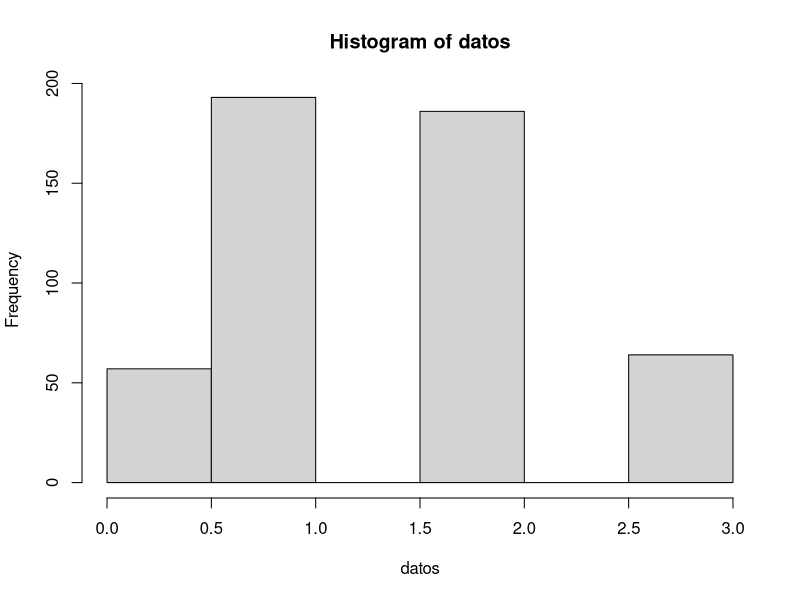

Write R code to recreate this figure.
# Actividad 2 
# Jorge U. Barragan Pozos 
#########################################
library(knitr)
library(dplyr)

#Variable Aleatoria Exponencial
miexp <- function(lamda, n = 1){
  Y <- array()
  
  for (k in 1:n){
    u <- runif(1)
    x <- -log(1 - u)/lamda
    Y[k] <- x
  }
  
  Y
}
#Ejemplo
miexp(5,3)
#########################################
# Varible Poisson
mipois <- function(lambda = 1, n = 1){
  Y <- array()
  
  for (q in 1:n){
    U <- runif(1)
    i <- 0
    p <- exp(-lambda)
    P <- p
    while(U >= P){
      p <- lambda * p / (i + 1)
      P <- P + p
      i <- i + 1
    }
    Y[q]<- i
  }
  Y
}
# Ejemplo 
mipois(4,300)

#########################################
# Variable a. binomial 
mibinom <- function(n,p, r=1){
  Y <- array()
  
  for (s in 1:r) {
    ne <- 0
    i <- 0
    while (i < n) {
      u <- runif(1)
      if (u < p) {
        ne <- ne + 1 
      }
      i <- i + 1 
    }
    Y[s] <- ne
  }
  Y
}
#ejemplo
datos <- mibinom(3,.5,500)
hist(datos)

# Algoritmo para simular el modelo de riesgo individual

riesgo_ind <- function(n,     #<- numero de pólizas 
                       q_j,   #<- prob de tener una reclamacion
                       mu_j){ #<- parametro de monto de reclamacion
  Reclamacion <- array()

  Poliza <- 1:n
  for (s in 1:n) {
    u <- runif(1)
    ne <- 0
    if (u < q_j ) {
      ne <- ne + 1 
    }
    Reclamacion[s] <- ne * miexp(mu_j)
  }
  kable(tabla <- data.frame(Poliza,Reclamacion))
  kable(tabla %>%
          mutate(Valor_esperado = mean(Reclamacion)))
} 
riesgo_ind(100 , .5, .00083)

